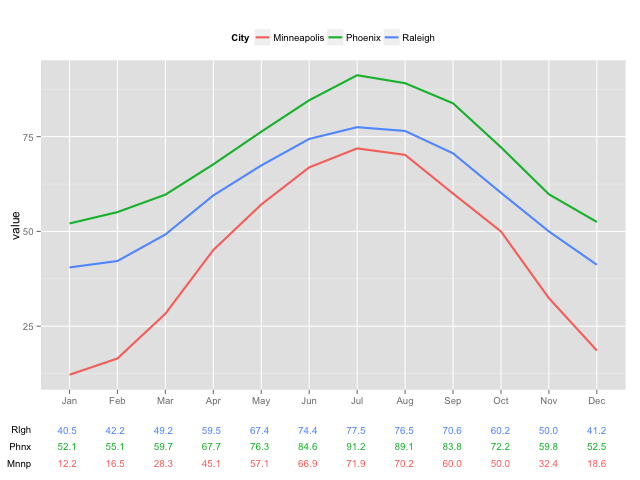

Here is the R script that generated this plot:
# http://stackoverflow.com/questions/15826831/r-adding-a-datatable-to-a-ggplot-graph-using-viewports-scaling-the-grob
library(ggplot2)
library(reshape2)
library(grid)

# Create plot

df <- structure(list(City = structure(c(2L, 3L, 1L), .Label = c("Minneapolis", "Phoenix", "Raleigh"), class = "factor"), 
                     January = c(52.1, 40.5, 12.2),
                     February = c(55.1, 42.2, 16.5),
                     March = c(59.7, 49.2, 28.3),
                     April = c(67.7, 59.5, 45.1),
                     May = c(76.3, 67.4, 57.1),
                     June = c(84.6, 74.4, 66.9),
                     July = c(91.2, 77.5, 71.9),
                     August = c(89.1, 76.5, 70.2),
                     September = c(83.8, 70.6, 60),
                     October = c(72.2, 60.2, 50), 
                     November = c(59.8, 50, 32.4),
                     December = c(52.5, 41.2, 18.6)),
                .Names = c("City", "January", "February", "March", "April", "May", "June","July", "August", "September", "October", "November", "December"), 
                class = "data.frame",
                row.names = c(NA, -3L))

dfm <- melt(df, variable = "month")

levels(dfm$month) <- month.abb
p <- ggplot(dfm, aes(month, value, group = City,
                     colour = City))
p1 <- p + geom_line(size = 1) + theme(legend.position = "top") + xlab("")

# Create data table
none <- element_blank()
data_table <- ggplot(dfm, aes(x = month, y = factor(City),
                              label = format(value, nsmall = 1), colour = City)) +
  geom_text(size = 3.5) +
  scale_y_discrete(labels = abbreviate) + theme_bw()  +
  theme(panel.grid.major = none, legend.position = "none",
        panel.border = none, axis.text.x = none,
        axis.ticks = none) + theme(plot.margin = unit(c(-0.5, 1, 0, 0.5), "lines")) + xlab(NULL) + ylab(NULL)

# Combine the two with viewport:
Layout <- grid.layout(nrow = 2, ncol = 1, heights = unit(c(2, 0.25), c("null", "null")))
grid.show.layout(Layout)
vplayout <- function(...) {
  grid.newpage()
  pushViewport(viewport(layout = Layout))
}

subplot <- function(x, y) viewport(layout.pos.row = x,
                                   layout.pos.col = y)

mmplot <- function(a, b) {
  vplayout()
  print(a, vp = subplot(1, 1))
  print(b, vp = subplot(2, 1))
}

png('plot_with_data_table.png', width=640, height=480)
mmplot(p1, data_table)
dev.off()